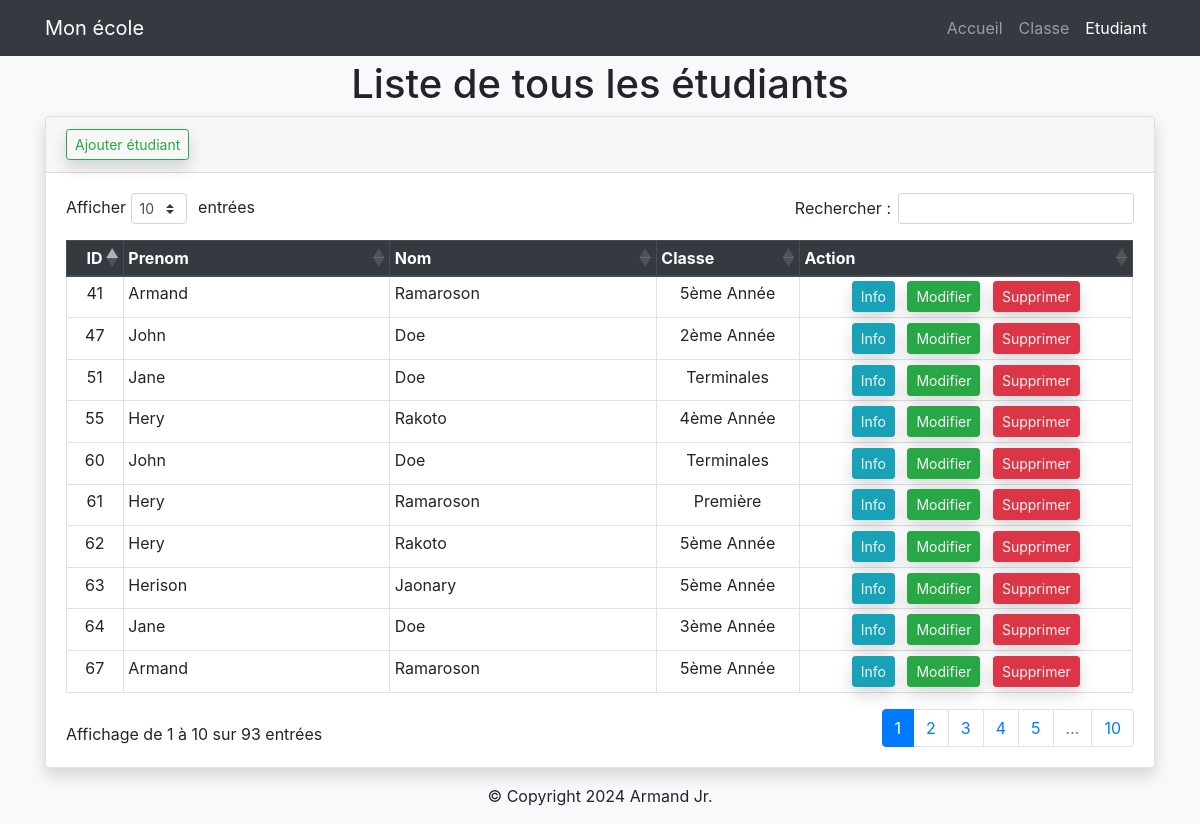
The page /?page=liste-etudiant on the database its author committed.
### tables this page shows
CREATE TABLE IF NOT EXISTS `etudiants` (
  `idEtudiant` int NOT NULL AUTO_INCREMENT,
  `prenom` varchar(100) DEFAULT NULL,
  `nom` varchar(100) DEFAULT NULL,
  `classe_id` int NOT NULL,
  PRIMARY KEY (`idEtudiant`),
  KEY `classe_id` (`classe_id`)
);

CREATE TABLE IF NOT EXISTS `classes` (
  `idClasse` int NOT NULL AUTO_INCREMENT,
  `nom` varchar(50) DEFAULT NULL,
  PRIMARY KEY (`idClasse`)
);

### controllers/EtudiantController.class.php (called while the page is built, shortened)
<?php
require_once 'models/EtudiantService.class.php';
class EtudiantController extends Controllers
{
    private $etudiantService;
    private $classeService;
    public function __construct()
    {
        $this->etudiantService = new EtudiantService();
        $this->classeService   = new ClasseService();
    }
    public function show($view, $data)
    {
        $etudiants = isset($data['etudiants']) ? $data['etudiants'] : '';
        require_once 'views/etudiant/' . $view . '.view.php';
    }
    public function affichageEtudiants()
    {
        $data = [
            'etudiants' => $this->etudiantService->getEtudiants(),
            'classes'   => $this->classeService->getClasses(),
        ];
        $this->show('listeEtudiants', $data);
    }
}

### models/Etudiant.class.php (called while the page is built, shortened)
<?php
class Etudiant
{
    private $idEtudiant;
    private $nom;
    private $prenom;
    private $classe_id;
    private $classe;
    public function __construct($idEtudiant, $nom, $prenom, $classe_id, $classe)
    {
        $this->idEtudiant = $idEtudiant;
        $this->nom        = $nom;
        $this->prenom     = $prenom;
        $this->classe_id  = $classe_id;
        $this->classe     = $classe;
    }
    public function getIdEtudiant()
    {
        return $this->idEtudiant;
    }
    public function getNom()
    {
        return $this->nom;
    }
    public function getPrenom()
    {
        return $this->prenom;
    }
    public function getClasseId()
    {
        return $this->classe_id;
    }
    public function getClasse()
    {
        return $this->classe;
    }
}

### models/DBConnection.class.php (called while the page is built, shortened)
<?php
abstract class DBConnection
{
    private static $pdo;
    private static function getConnection()
    {
        $dsn  = 'mysql:host=' . HOST . ';dbname=' . DBNAME;
        $user = USER;
        $pwd  = PASSWORD;
        try
        {
            self::$pdo = new PDO($dsn, $user, $pwd);
        } catch (PDOException $e)
        {
            echo "erreur de pdo {$e->getMessage()}";
        }
    }
    protected function getPdo()
    {
        return self::$pdo;
    }
}

### models/EtudiantService.class.php (called while the page is built, shortened)
<?php
require_once 'models/DBConnection.class.php';
require_once 'models/Etudiant.class.php';
class EtudiantService extends DBConnection
{
    public function getEtudiants()
    {
        $request = $this->getPdo()->query(
            'SELECT e.idEtudiant AS idEtudiant, e.nom AS nom, e.prenom AS prenom, c.idClasse AS classe_id, c.nom AS classe
             FROM etudiants AS e
             INNER JOIN classes AS c ON c.idClasse = e.classe_id ');
        $request->execute();
        $listeEtudiantData = $request->fetchAll(PDO::FETCH_ASSOC);
        $listeObjetEtudiant = [];
        foreach ($listeEtudiantData as $etudiant)
        {
            $listeObjetEtudiant[] = new Etudiant($etudiant['idEtudiant'], $etudiant['nom'],$etudiant['prenom'], $etudiant['classe_id'], $etudiant['classe']);
        }
        return $listeObjetEtudiant;
    }
}

### views/etudiant/listeEtudiants.view.php (the view, shortened to what this page needs)
<?php $title = 'Etudiant'; ?>
<?php require_once dirname(__DIR__) . '/layout/header.php'; ?>
<?php require_once dirname(__DIR__) . '/layout/navbar.php'; ?>
<div class="container">
    <h1 class="text-center">Liste de tous les étudiants</h1>
    <div class="card shadow">
        <div class="card-header">
            <button type="button" class="btn btn-outline-success btn-sm shadow" data-toggle="modal" data-target="#formModal" id="ajout">Ajouter étudiant</button>
        </div>
        <div class="card-body">
            <div class="table-responsive">
                <table class="table table-sm table-hover table-bordered my-3" id="liste-etudiant">
                    <thead class="thead-dark">
                        <th>ID</th>
                        <th class="w-25">Prenom</th>
                        <th class="w-25">Nom</th>
                        <th>Classe</th>
                        <th>Action</th>
                    </thead>
                    <tbody id="tbody-etudiant">
                        <?php foreach ($etudiants as $etudiant) : ?>
                            <tr id="tr-etudiant-<?php echo $etudiant->getIdEtudiant();?>">
                                <td
                                    id="id-etudiant-<?php echo $etudiant->getIdEtudiant();?>"
                                    class="text-center">
                                    <?php echo $etudiant->getIdEtudiant(); ?>
                                </td>
                                <td
                                    id="prenom-etudiant-<?php echo $etudiant->getIdEtudiant();?>">
                                    <?php echo $etudiant->getPrenom(); ?>
                                </td>
                                <td
                                    id="nom-etudiant-<?php echo $etudiant->getIdEtudiant();?>">
                                    <?php echo $etudiant->getNom(); ?>
                                </td>
                                <td
                                    id="classe-etudiant-<?php echo $etudiant->getIdEtudiant();?>"
                                    class="text-center">
                                    <?php echo $etudiant->getClasse(); ?>
                                </td>
                                <td class="text-center">
                                    <button
                                        type="button"
                                        id="info-<?php echo $etudiant->getIdEtudiant(); ?>"
                                        class="btn btn-info btn-sm text-light mx-1 shadow info"
                                        data-id-etudiant="<?php echo $etudiant->getIdEtudiant(); ?>"
                                        data-prenom-etudiant="<?php echo $etudiant->getPrenom(); ?>"
                                        data-nom-etudiant="<?php echo $etudiant->getNom(); ?>"
                                        data-classe-etudiant="<?php echo $etudiant->getClasse(); ?>"
                                        data-toggle="modal">
                                        Info
                                    </button>
                                    <button
                                        type="button" id="modifier-<?php echo $etudiant->getIdEtudiant(); ?>"
                                        class="btn btn-success btn-sm text-light mx-1 shadow modifier"
                                        data-id-etudiant="<?php echo $etudiant->getIdEtudiant(); ?>"
                                        data-prenom-etudiant="<?php echo $etudiant->getPrenom(); ?>"
                                        data-nom-etudiant="<?php echo $etudiant->getNom(); ?>"
                                        data-classe-etudiant="<?php echo $etudiant->getClasseId(); ?>"
                                        data-toggle="modal">
                                        Modifier
                                    </button>
                                    <button
                                        type="button"
                                        id="supprimer-<?php echo $etudiant->getIdEtudiant(); ?>"
                                        class="btn btn-danger btn-sm text-light mx-1 shadow supprimer"
                                        data-id-etudiant="<?php echo $etudiant->getIdEtudiant(); ?>"
                                        data-prenom-etudiant="<?php echo $etudiant->getPrenom(); ?>"
                                        data-nom-etudiant="<?php echo $etudiant->getNom(); ?>"
                                        data-toggle="modal">
                                        Supprimer
                                    </button>
                                </td>
                            </tr>
                        <?php endforeach ?>
                    </tbody>
                </table>
            </div>
        </div>
    </div>
</div>
<?php require_once dirname(__DIR__) . '/layout/footer.php'; ?>

### index.php (shortened to what this page needs)
<?php
require_once 'controllers/EtudiantController.class.php';
$view = new PageController();
$etudiantController = new EtudiantController();
if (isset($_GET['page']))
{
    $page = strtolower($_GET['page']);
    switch ($page)
    {
        case 'liste-etudiant':
            $etudiantController->affichageEtudiants();
            break;
    }
}
else
{
    $view->home();
}

### views/layout/header.php (shortened to what this page needs)
<!DOCTYPE html>
<html lang="en">
<head>
    <link rel="stylesheet" href="<?php echo BASE_URL; ?>/public/assets/css/bootstrap.min.css">
    <link rel="stylesheet" href="<?php echo BASE_URL; ?>/public/assets/css/dataTables.bootstrap4.min.css">
    <link rel="stylesheet" href="<?php echo BASE_URL; ?>/public/assets/css/styles.css">
</head>
<body class="bg-light">

### views/layout/navbar.php (shortened to what this page needs)
<nav class="navbar navbar-expand-md bg-dark navbar-dark fixed-top">
    <div class="container">
        <a class="navbar-brand" href="<?php echo BASE_URL; ?>">Mon école</a>
        <div class="collapse navbar-collapse" id="collapsibleNavbar">
            <ul class="navbar-nav ml-auto">
                <li class="nav-item">
                    <a class="nav-link" href="<?php echo BASE_URL; ?>/?page=accueil">Accueil</a>
                </li>
                <li class="nav-item <?php echo strpos($title, 'lasse') ? 'active' : '';?>">
                    <a class="nav-link" href="<?php echo BASE_URL; ?>/?page=liste-classe">Classe</a>
                </li>
                <li class="nav-item <?php echo strpos($title, 'tudiant') ? 'active' : '';?>">
                    <a class="nav-link" href="<?php echo BASE_URL; ?>/?page=liste-etudiant">Etudiant</a>
                </li>
            </ul>
        </div>
    </div>
</nav>
<main>

### views/layout/footer.php (shortened to what this page needs)
        </main>
    <footer class="my-3">
        <div class="container-fluid">
            <p class="text-center">
                &copy; Copyright <?php echo Date("Y"); ?> Armand Jr.
            </p>
        </div>
    </footer>
</body>
</html>

### public/assets/css/styles.css (style rules this page uses)
main { margin-top: 60px; }

### rows shown on the page
etudiants: idEtudiant "41", prenom "Armand", nom "Ramaroson", classe.nom "5ème Année"
etudiants: idEtudiant "47", prenom "John", nom "Doe", classe.nom "2ème Année"
etudiants: idEtudiant "51", prenom "Jane", nom "Doe", classe.nom "Terminales"
etudiants: idEtudiant "55", prenom "Hery", nom "Rakoto", classe.nom "4ème Année"
etudiants: idEtudiant "60", prenom "John", nom "Doe", classe.nom "Terminales"
etudiants: idEtudiant "61", prenom "Hery", nom "Ramaroson", classe.nom "Première"
etudiants: idEtudiant "62", prenom "Hery", nom "Rakoto", classe.nom "5ème Année"
etudiants: idEtudiant "63", prenom "Herison", nom "Jaonary", classe.nom "5ème Année"
etudiants: idEtudiant "64", prenom "Jane", nom "Doe", classe.nom "3ème Année"
etudiants: idEtudiant "67", prenom "Armand", nom "Ramaroson", classe.nom "5ème Année"

### other values the page prints
Date("Y") "2024"
